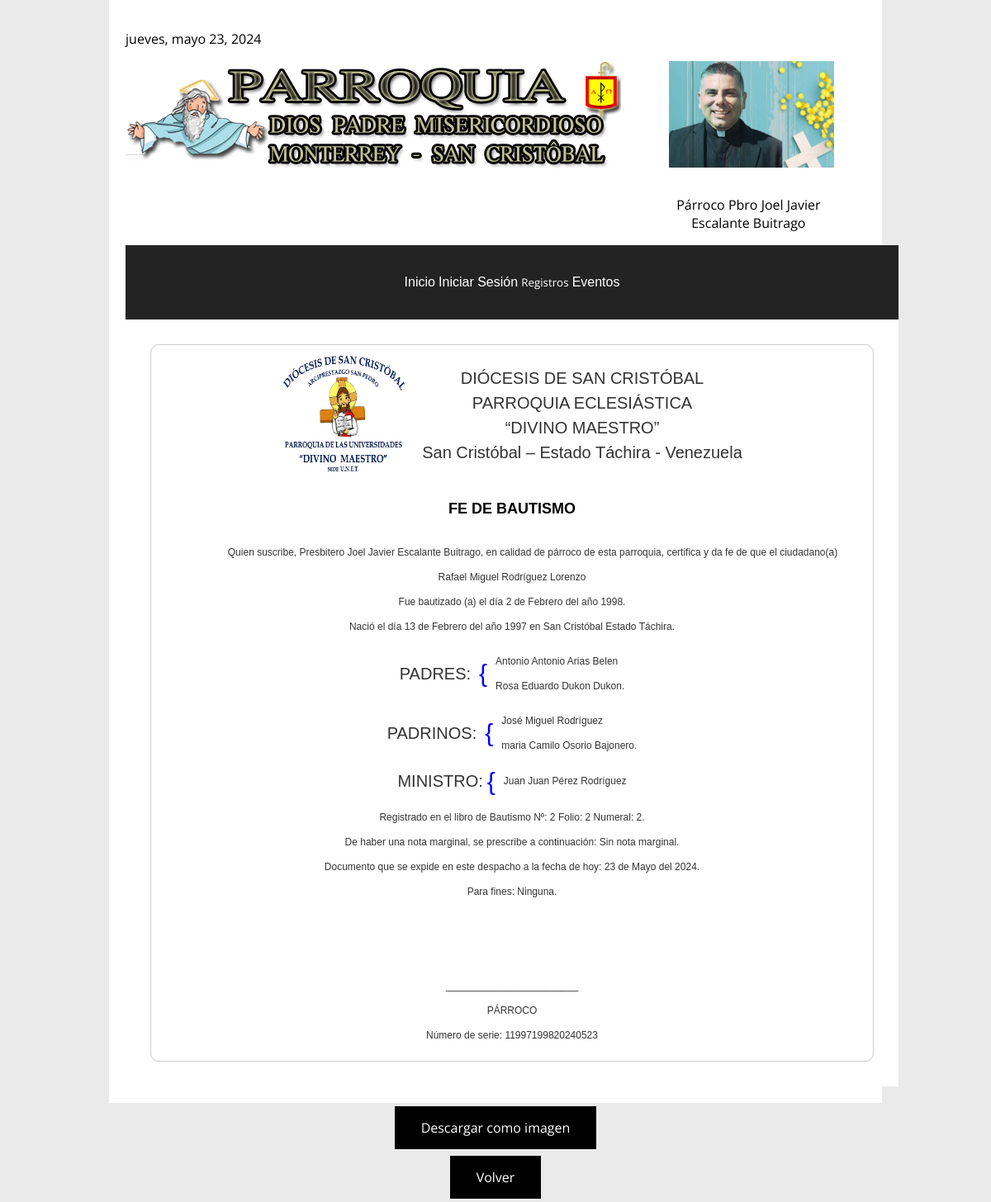
Screenshot of /documentoBautismo.php?id=1 (signed in) with the database file from the repository.
### tables this page shows
CREATE TABLE "bautizos" (
	"id"	INTEGER NOT NULL,
	"primer_nombre"	TEXT NOT NULL,
	"segundo_nombre"	TEXT,
	"primer_apellido"	TEXT NOT NULL,
	"segundo_apellido"	TEXT,
	"primer_nombre_papa"	TEXT,
	"segundo_nombre_papa"	TEXT,
	"primer_apellido_papa"	TEXT,
	"segundo_apellido_papa"	TEXT,
	"primer_nombre_mama"	TEXT,
	"segundo_nombre_mama"	TEXT,
	"primer_apellido_mama"	TEXT,
	"segundo_apellido_mama"	TEXT,
	"filiacion"	TEXT,
	"lugar_de_nacimiento"	TEXT NOT NULL,
	"estado_de_nacimiento"	TEXT,
	"dia_de_nacimiento"	TEXT NOT NULL,
	"mes_de_nacimiento"	TEXT NOT NULL,
	"ano_de_nacimiento"	INTEGER NOT NULL,
	"dia_de_bautizo"	TEXT NOT NULL,
	"mes_de_bautizo"	TEXT NOT NULL,
	"ano_de_bautizo"	INTEGER NOT NULL,
	"primer_nombre_padrino"	TEXT,
	"segundo_nombre_padrino"	TEXT,
	"primer_apellido_padrino"	TEXT,
	"segundo_apellido_padrino"	TEXT,
	"primer_nombre_madrina"	TEXT,
	"segundo_nombre_madrina"	TEXT,
	"primer_apellido_madrina"	TEXT,
	"segundo_apellido_madrina"	TEXT,
	"primer_nombre_ministro"	TEXT NOT NULL,
	"segundo_nombre_ministro"	TEXT,
	"primer_apellido_ministro"	TEXT NOT NULL,
	"segundo_apellido_ministro"	TEXT,
	"observacion"	TEXT,
	"numero_registro_civil"	INTEGER NOT NULL,
	"ano_registro_civil"	INTEGER NOT NULL,
	"numLibro"	INTEGER NOT NULL,
	"folio"	INTEGER NOT NULL,
	"numeral"	INTEGER NOT NULL,
	"notaMar"	TEXT,
	"finalidad"	TEXT,
	CHECK(("primer_nombre_padrino" IS NOT NULL AND "primer_apellido_padrino" IS NOT NULL) OR ("primer_nombre_padrina" IS NOT NULL AND "primer_apellido_padrina" IS NOT NULL)),
	CHECK(("primer_nombre_papa" IS NOT NULL AND "primer_apellido_papa" IS NOT NULL) OR ("primer_nombre_mama" IS NOT NULL AND "primer_apellido_mama" IS NOT NULL)),
	PRIMARY KEY("id")
);

### documentoBautismo.php (the view, shortened to what this page needs)
<!DOCTYPE html>
<html>
<head>
    <link rel="stylesheet" type="text/css" href="stylesRegistros.css">
</head>
<body>
<div class="header">
    <p id="fecha"></p>
    <div class="input-row">
        <div class="input-group">
            <img class="lHead" src="LogoHeader.png" alt="Logo">
        </div>
        <div class="input-group">
            <img class="padre" src="ImagenPadre.png" alt="Imagen del Padre">
            <p style='text-align: center; margin-left: 120px;'>Párroco Pbro Joel Javier<br>Escalante Buitrago</p>
        </div>
    </div>
    <div class="menu-bar">
    <button id="cerrarSesion" onclick="window.location.href='indexRegistros.php'">Inicio</button>
    <?php
    if (isset($_SESSION['nombre_usuario'])) {
        echo '<button id="cerrarSesion" onclick="window.location.href=\'cerrarSesion.php\'">Cerrar Sesión</button>';
    } else {
        echo '<button id="cerrarSesion" onclick="window.location.href=\'iniciarSesion.php\'">Iniciar Sesión</button>';
    }
    ?>
    <div class="menu-registros">
        <button>Registros</button>
    </div>
    <button id="cerrarSesion" onclick="window.location.href='indexEventos.php'">Eventos</button>
        </div>
    <div class="container">
        <?php
        include("conexion2.php");
        function numeroAMes($mes) {
            $meses = array(
                '1', '01' => 'Enero',
                '2', '02' => 'Febrero',
                '3', '03' => 'Marzo',
                '4', '04' => 'Abril',
                '5', '05' => 'Mayo',
                '6', '06' => 'Junio',
                '7', '07' => 'Julio',
                '8', '08' => 'Agosto',
                '9', '09' => 'Septiembre',
                '10' => 'Octubre',
                '11' => 'Noviembre',
                '12' => 'Diciembre',
                'enero', 'Enero' => '1',
                'febrero', 'Febrero' => '2',
                'marzo', 'Marzo' => '3',
                'abril', 'Abril' => '4',
                'mayo', 'Mayo' => '5',
                'junio', 'Junio' => '6',
                'julio', 'Julio' => '7',
                'agosto', 'Agosto' => '8',
                'septiembre', 'Septiembre' => '9',
                'octubre', 'Octubre' => '10',
                'noviembre', 'Noviembre' => '11',
                'diciembre', 'Diciembre' => '12'
            );
            return $meses[$mes];
        }
        if (isset($_GET["id"])) {
            $id = $_GET["id"];
            $sql = "SELECT COUNT(*) FROM [bautizos] WHERE [id] = $id";
            $count = $db->query($sql)->fetchColumn();
            if ($count > 0) {
                $sql = "SELECT * FROM [bautizos] WHERE [id] = $id";
                $result = $db->query($sql);
                $row = $result->fetch(PDO::FETCH_ASSOC);
                echo "<div class='certificado' align-items: center;'>";
                echo "<div id='content-to-capture'>";
                echo "<div style='display: flex; justify-content: center; align-items: center;'>
                       <img id='logo' src='Logo.png' alt='Escudo' style='width: 150px; height: 150px; margin-right: 20px;'>
                        <div>
                            <div class='titulo1' style='font-size: 20px; text-align: center;'>DIÓCESIS DE SAN CRISTÓBAL</div>
                            <div class='titulo2' style='font-size: 20px; text-align: center;'>PARROQUIA ECLESIÁSTICA</div>
                            <div class='titulo2' style='font-size: 20px; text-align: center;'>“DIVINO MAESTRO”</div>
                            <div class='titulo3' style='font-size: 20px; text-align: center;'>San Cristóbal – Estado Táchira - Venezuela</div>
                        </div>
                    </div>";
                echo "<h2>FE DE BAUTISMO</h2>";
                echo "<p style='text-indent: 50px; text-align: center;'>Quien suscribe, Presbitero Joel Javier Escalante Buitrago, en calidad de párroco de esta parroquia, certifica y da fe de que el ciudadano(a)</p>";
                echo "<p style='text-align: center;'>  " . $row["primer_nombre"]. " " . $row["segundo_nombre"]. " " . $row["primer_apellido"]. " " . $row["segundo_apellido"]. "</p>";
                echo "<p style='text-align: center;'>Fue bautizado (a) el día " . $row["dia_de_bautizo"]. " de " . numeroAMes(trim($row["mes_de_bautizo"])). " del año " . $row["ano_de_bautizo"]. ".</p>";
                echo "<p style='text-align: center;'>Nació el día " . $row["dia_de_nacimiento"]. " de " . numeroAMes(trim($row["mes_de_nacimiento"])). " del año " . $row["ano_de_nacimiento"]. " en " . $row["lugar_de_nacimiento"]. " Estado " . $row["estado_de_nacimiento"]. ".</p>";
                echo "<div style='display: flex; justify-content: center;'>
                        <div style='display: flex; align-items: center;'>
                            <div style='font-size: 20px; text-transform: uppercase; margin-right: 10px;'>PADRES:</div>
                            <div style='color: blue; font-size: 30px; margin-right: 10px;'>{</div>
                            <div>
                                <p>" . $row["primer_nombre_papa"]. " " . $row["segundo_nombre_papa"]. " " . $row["primer_apellido_papa"]. " " . $row["segundo_apellido_papa"]. "</p>
                                <p>" . $row["primer_nombre_mama"]. " " . $row["segundo_nombre_mama"]. " " . $row["primer_apellido_mama"]. " " . $row["segundo_apellido_mama"]. ".</p>
                            </div>
                        </div>
                    </div>";
                echo "<div style='display: flex; justify-content: center;'>
                        <div style='display: flex; align-items: center;'>
                            <div style='font-size: 20px; text-transform: uppercase; margin-right: 10px;'>PADRINOS:</div>
                            <div style='color: blue; font-size: 30px; margin-right: 10px;'>{</div>
                            <div>
                                <p>" . $row["primer_nombre_padrino"]. " " . $row["segundo_nombre_padrino"]. " " . $row["primer_apellido_padrino"]. " " . $row["segundo_apellido_padrino"]. "</p>
                                <p>" . $row["primer_nombre_madrina"]. " " . $row["segundo_nombre_madrina"]. " " . $row["primer_apellido_madrina"]. " " . $row["segundo_apellido_madrina"]. ".</p>
                            </div>
                        </div>
                    </div>";
                echo "<div style='display: flex; justify-content: center;'>
                        <div style='display: flex; align-items: center;'>
                            <div style='font-size: 20px; text-transform: uppercase; margin-right: 5px;'>MINISTRO:</div>
                            <div style='color: blue; font-size: 30px; margin-right: 10px;'>{</div>
                            <div>
                                <p>" . $row["primer_nombre_ministro"]. " " . $row["segundo_nombre_ministro"]. " " . $row["primer_apellido_ministro"]. " " . $row["segundo_apellido_ministro"]. "</p>
                            </div>
                        </div>
                    </div>";
                echo "<p style='text-align: center;'>Registrado en el libro de Bautismo Nº: " . $row["numLibro"]. " Folio: " . $row["folio"]. " Numeral: " . $row["numeral"]. ".</p>";
                echo "<p style='text-align: center;'>De haber una nota marginal, se prescribe a continuación: " . (!empty($row["notaMar"]) ? $row["notaMar"] : "Sin nota marginal") . ".</p>";
                $fecha_formateada = date("d") . " de " . numeroAMes(date("m")) . " del " . date("Y");
                echo "<p style='text-align: center;'>Documento que se expide en este despacho a la fecha de hoy: " . $fecha_formateada . ".</p>";
                echo "<p style='text-align: center;'>Para fines: " . (!empty($row["finalidad"]) ? $row["finalidad"] : "Sin Finalidad") . ".</p>";
                echo "<br><br>";
                echo "<br><br>";
                echo "<p style='text-align: center;'>________________________</p>";
                echo "<p style='text-align: center;'>PÁRROCO</p>";
                $serial = $row["id"] . $row["ano_de_nacimiento"] . $row["ano_de_bautizo"] . date("Ymd");
                echo "<p style='text-align: center;'>Número de serie: " . $serial . "</p>";
                echo "</div>";
                echo "</div>";
                echo "</div>";
                echo "</div>";
                echo "<button id='download' class='button' style='display: none;'>Descargar como imagen</button>";
            } else {
                echo "No se encontraron resultados para el ID proporcionado.";
            }
        }
        ?>
    <a href="indexBautizo.php"><button class="button">Volver</button></a>
</body>
</html>

### stylesRegistros.css (style rules this page uses)
body { font-family: 'Open Sans', serif; font-size: 16px; background-color: #EAEAEA; display: flex; flex-direction: column; justify-content: center; align-items: center; min-height: 100vh; margin: 0; padding: 0; box-sizing: border-box; }
.header { background-color: #ffffff; width: 935.85px; padding: 20px; box-sizing: border-box; }
img.lHead { width: 600px; height: 132px; margin: 0px 0px 0px 0px; }
img.padre { width: 200px; height: 129.34px; margin: 0px 0px 18px 165px; }
img.padre { width: 200px; height: 129.34px; }
.menu-bar { background-color: #232323; width: 935.85px; height: 89.6px; padding: 0; color: #ffffff; text-align: center; }
.container { background-color: #ffffff; width: 935.85px; padding: 20px; box-sizing: border-box; }
.header, .menu-bar, .container { display: block; width: 935.85px; }
.certificado { font-family: Arial, sans-serif; font-size: 12px; color: #333; line-height: 1.5; margin: 10px; padding: 10px; background-color: #ffffff; border: 1px solid #ccc; border-radius: 10px; }
.button { font-family: 'Open Sans', sans-serif; background-color: #000000; border: none; color: white; padding: 15px 32px; text-align: center; text-decoration: none; display: inline-block; font-size: 16px; margin: 4px 2px; cursor: pointer; transition: background-color 0.5s; }
h2 { color: #000000; margin-bottom: 20px; padding: 10px; border-radius: 10px; text-align: center; }
.menu-registros { position: relative; display: inline-block; }
button#cerrarSesion { border: none; color: white; text-align: center; text-decoration: none; display: inline-block; font-size: 16px; margin: 4px 2px; cursor: pointer; height: 89.6px; margin: 0; padding: 0; background-color: #232323; }
div.menu-registros > button { font-family: 'Open Sans', sans-serif; border: none; cursor: pointer; text-align: left; height: 89.6px; margin: 0; padding: 0; background-color: #232323; color: white; position: relative; }
.input-row { display: flex; justify-content: space-between; }
.input-group { display: flex; flex-direction: column; width: 45%; }
.titulo1 { font-size: 2em; }
.titulo2 { font-size: 1.5em; }
.titulo3 { font-size: 1.17em; }
.titulo1, .titulo2, .titulo3 { font-size: 20px; text-align: center; }

### rows the page displays
bautizos: primer_nombre "Rafael", segundo_nombre "Miguel", primer_apellido "Rodríguez", segundo_apellido "Lorenzo", dia_de_bautizo "2", mes_de_bautizo "Febrero", ano_de_bautizo "1998", dia_de_nacimiento "13", mes_de_nacimiento "Febrero", ano_de_nacimiento "1997", lugar_de_nacimiento "San Cristóbal", estado_de_nacimiento "Táchira", primer_nombre_papa "Antonio", segundo_nombre_papa "Antonio", primer_apellido_papa "Arias", segundo_apellido_papa "Belen", primer_nombre_mama "Rosa", segundo_nombre_mama "Eduardo", primer_apellido_mama "Dukon", segundo_apellido_mama "Dukon", primer_nombre_padrino "José", segundo_nombre_padrino "Miguel", primer_apellido_padrino "Rodríguez", primer_nombre_madrina "maria", segundo_nombre_madrina "Camilo", primer_apellido_madrina "Osorio", segundo_apellido_madrina "Bajonero", primer_nombre_ministro "Juan", segundo_nombre_ministro "Juan", primer_apellido_ministro "Pérez", segundo_apellido_ministro "Rodríguez", numLibro "2", folio "2", numeral "2", notaMar "Sin nota marginal", finalidad "Ninguna"

### other values shown
$fecha_formateada "23 de Mayo del 2024"
